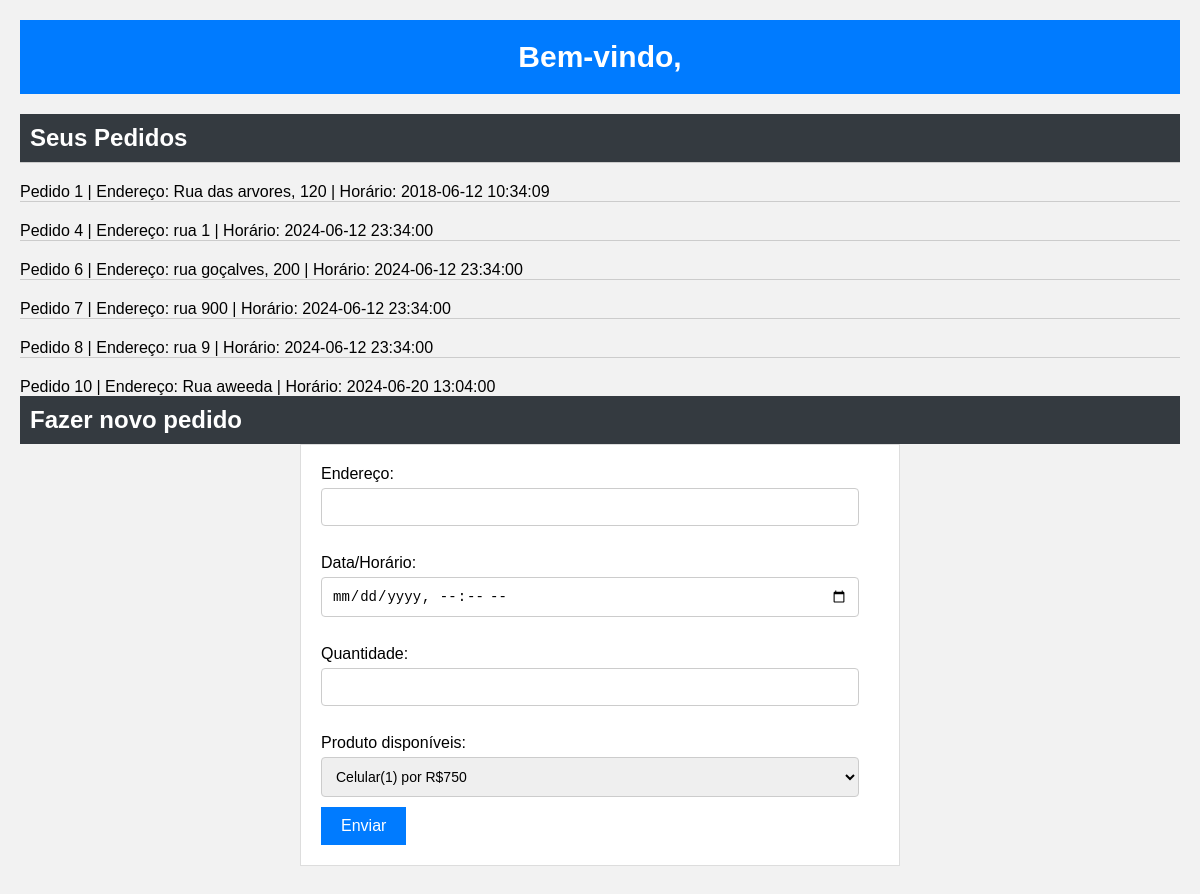
Screenshot of /pgClient.php?id=2 with the database file from the repository.
### tables this page shows
CREATE TABLE `pedidos` (
  `id` int(11) NOT NULL,
  `horario` datetime NOT NULL,
  `endereco` varchar(200) NOT NULL,
  `cliente_id` int(11) NOT NULL
);

### conexao.php (called while the page is built, shortened)
<?php
function selectDados($connect,$tabela,$where = "1",$what="*"){
    $query="SELECT $what FROM $tabela WHERE $where";
    $execute=mysqli_query($connect,$query);
    $result=mysqli_fetch_all($execute, MYSQLI_ASSOC);
    return $result;
}
    ?>

### pgClient.php (the view, shortened to what this page needs)
<?php
require_once "conexao.php";
$nome=$_GET['n'];
$id=$_GET['id'];
echo "<div class=topo><p>Bem-vindo, ",$nome,"</p></div>";
?>
<!DOCTYPE html>
<html lang="en">
<head>
    <link rel="stylesheet" href="style.css">
</head>
<body>
<h2>Seus Pedidos</h2>
<?php
    $pdds=selectDados($connect,'pedidos',"cliente_id=$id");
    foreach($pdds as $p){
        echo "<hr>Pedido ",$p['id']," | Endereço: ",$p['endereco'], " | Horário: ",$p['horario'];
    }
?>
<h2>Fazer novo pedido</h2>
<form name="pedido" method="POST" action="conexao.php?cadPed&id=<?php echo $id ?>">
    <label for="endereco">Endereço: </label>
    <input type="text" name="inputEnd"><br><br>
    <label for="endereco">Data/Horário: </label>
    <input type="datetime-local" name="inputHora"><br><br>
    <label for="endereco">Quantidade: </label>
    <input type="number" name="inputQuant"><br><br>
    <label for="endereco">Produto disponíveis: </label>
    <select name="inputProd">
        <?php
            $produto=selectDados($connect,"produtos","quantidade>0");
            foreach($produto as $pro){
        ?>
        <option value="<?php echo $pro['id'] ?>"><?php echo $pro['nome'],'(', $pro['id'],') por R$',$pro['preco'] ?></option>
        <?php
            }
        ?>
    </select>
    <input type="submit" name="fazerPedido" value="Enviar">
</form>
</body>
</html>

### style.css (style rules this page uses)
* { margin: 0; padding: 0; box-sizing: border-box; }
body { font-family: Arial, sans-serif; background-color: #f2f2f2; padding: 20px; }
.topo { background-color: #007bff; color: #fff; text-align: center; padding: 20px; margin-bottom: 20px; }
.topo p { font-size: 30px;font-weight: bold; }
h2 { background-color: #343a40; color: #fff; padding: 10px; }
form { background-color: #fff; border: 1px solid #ddd; padding: 20px; margin-bottom: 20px; max-width: 600px; margin-left: auto; margin-right: auto; }
form label { display: block; margin-bottom: 5px; }
form input[type="text"], form input[type="number"], form input[type="date"], form input[type="datetime-local"], form select { width: calc(100% - 20px); padding: 10px; margin-bottom: 10px; border: 1px solid #ccc; border-radius: 4px; font-size: 14px; }
form input[type="submit"] { background-color: #007bff; color: #fff; border: none; padding: 10px 20px; cursor: pointer; font-size: 16px; }
hr { border: 0; height: 1px; background-color: #ccc; margin-bottom: 20px; }

### rows the page displays
pedidos: id "1", endereco "Rua das arvores, 120", horario "2018-06-12 10:34:09"
pedidos: id "4", endereco "rua 1", horario "2024-06-12 23:34:00"
pedidos: id "6", endereco "rua goçalves, 200", horario "2024-06-12 23:34:00"
pedidos: id "7", endereco "rua 900", horario "2024-06-12 23:34:00"
pedidos: id "8", endereco "rua 9", horario "2024-06-12 23:34:00"
pedidos: id "10", endereco "Rua aweeda", horario "2024-06-20 13:04:00"

### other values shown
form field inputProd "Celular(1) por R$750"
